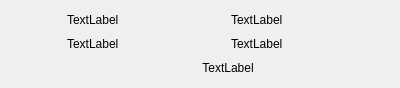
<?xml version="1.0" encoding="UTF-8"?>
<ui version="4.0">
 <class>ContactWidget</class>
 <widget class="QWidget" name="ContactWidget">
  <property name="geometry">
   <rect>
    <x>0</x>
    <y>0</y>
    <width>400</width>
    <height>88</height>
   </rect>
  </property>
  <property name="minimumSize">
   <size>
    <width>0</width>
    <height>75</height>
   </size>
  </property>
  <property name="windowTitle">
   <string>Widget d'un contact</string>
  </property>
  <layout class="QHBoxLayout" name="horizontalLayout_2">
   <item>
    <widget class="QLabel" name="profileImg">
     <property name="minimumSize">
      <size>
       <width>50</width>
       <height>50</height>
      </size>
     </property>
     <property name="maximumSize">
      <size>
       <width>50</width>
       <height>50</height>
      </size>
     </property>
     <property name="frameShape">
      <enum>QFrame::NoFrame</enum>
     </property>
     <property name="frameShadow">
      <enum>QFrame::Plain</enum>
     </property>
     <property name="lineWidth">
      <number>0</number>
     </property>
     <property name="text">
      <string/>
     </property>
    </widget>
   </item>
   <item>
    <layout class="QVBoxLayout" name="verticalLayout">
     <item>
      <layout class="QHBoxLayout" name="horizontalLayout">
       <item>
        <widget class="QLabel" name="l_prenom">
         <property name="text">
          <string>TextLabel</string>
         </property>
        </widget>
       </item>
       <item>
        <widget class="QLabel" name="l_nom">
         <property name="text">
          <string>TextLabel</string>
         </property>
        </widget>
       </item>
      </layout>
     </item>
     <item>
      <layout class="QHBoxLayout" name="horizontalLayout_3">
       <item>
        <widget class="QLabel" name="l_tel">
         <property name="text">
          <string>TextLabel</string>
         </property>
        </widget>
       </item>
       <item>
        <widget class="QLabel" name="l_mail">
         <property name="text">
          <string>TextLabel</string>
         </property>
        </widget>
       </item>
      </layout>
     </item>
     <item>
      <widget class="QLabel" name="l_entreprise">
       <property name="text">
        <string>TextLabel</string>
       </property>
       <property name="alignment">
        <set>Qt::AlignCenter</set>
       </property>
      </widget>
     </item>
    </layout>
   </item>
  </layout>
 </widget>
 <resources/>
 <connections/>
</ui>
